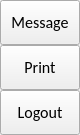
                 <widget class="QFrame" name="extraRightBox">
                  <property name="minimumSize">
                   <size>
                    <width>0</width>
                    <height>0</height>
                   </size>
                  </property>
                  <property name="maximumSize">
                   <size>
                    <width>0</width>
                    <height>16777215</height>
                   </size>
                  </property>
                  <property name="frameShape">
                   <enum>QFrame::NoFrame</enum>
                  </property>
                  <property name="frameShadow">
                   <enum>QFrame::Raised</enum>
                  </property>
                  <layout class="QVBoxLayout" name="verticalLayout_7">
                   <property name="spacing">
                    <number>0</number>
                   </property>
                   <property name="leftMargin">
                    <number>0</number>
                   </property>
                   <property name="topMargin">
                    <number>0</number>
                   </property>
                   <property name="rightMargin">
                    <number>0</number>
                   </property>
                   <property name="bottomMargin">
                    <number>0</number>
                   </property>
                   <item>
                    <widget class="QFrame" name="themeSettingsTopDetail">
                     <property name="maximumSize">
                      <size>
                       <width>16777215</width>
                       <height>3</height>
                      </size>
                     </property>
                     <property name="frameShape">
                      <enum>QFrame::NoFrame</enum>
                     </property>
                     <property name="frameShadow">
                      <enum>QFrame::Raised</enum>
                     </property>
                    </widget>
                   </item>
                   <item>
                    <widget class="QFrame" name="contentSettings">
                     <property name="frameShape">
                      <enum>QFrame::NoFrame</enum>
                     </property>
                     <property name="frameShadow">
                      <enum>QFrame::Raised</enum>
                     </property>
                     <layout class="QVBoxLayout" name="verticalLayout_13">
                      <property name="spacing">
                       <number>0</number>
                      </property>
                      <property name="leftMargin">
                       <number>0</number>
                      </property>
                      <property name="topMargin">
                       <number>0</number>
                      </property>
                      <property name="rightMargin">
                       <number>0</number>
                      </property>
                      <property name="bottomMargin">
                       <number>0</number>
                      </property>
                      <item alignment="Qt::AlignTop">
                       <widget class="QFrame" name="topMenus">
                        <property name="frameShape">
                         <enum>QFrame::NoFrame</enum>
                        </property>
                        <property name="frameShadow">
                         <enum>QFrame::Raised</enum>
                        </property>
                        <layout class="QVBoxLayout" name="verticalLayout_14">
                         <property name="spacing">
                          <number>0</number>
                         </property>
                         <property name="leftMargin">
                          <number>0</number>
                         </property>
                         <property name="topMargin">
                          <number>0</number>
                         </property>
                         <property name="rightMargin">
                          <number>0</number>
                         </property>
                         <property name="bottomMargin">
                          <number>0</number>
                         </property>
                         <item>
                          <widget class="QPushButton" name="btn_message">
                           <property name="sizePolicy">
                            <sizepolicy hsizetype="Expanding" vsizetype="Fixed">
                             <horstretch>0</horstretch>
                             <verstretch>0</verstretch>
                            </sizepolicy>
                           </property>
                           <property name="minimumSize">
                            <size>
                             <width>0</width>
                             <height>45</height>
                            </size>
                           </property>
                           <property name="font">
                            <font>
                             <family>Calibri</family>
                             <pointsize>12</pointsize>
                             <weight>50</weight>
                             <italic>false</italic>
                             <bold>false</bold>
                            </font>
                           </property>
                           <property name="cursor">
                            <cursorShape>PointingHandCursor</cursorShape>
                           </property>
                           <property name="layoutDirection">
                            <enum>Qt::LeftToRight</enum>
                           </property>
                           <property name="styleSheet">
                            <string notr="true">background-image: url(:/icons/images/icons/cil-envelope-open.png);</string>
                           </property>
                           <property name="text">
                            <string>Message</string>
                           </property>
                          </widget>
                         </item>
                         <item>
                          <widget class="QPushButton" name="btn_print">
                           <property name="sizePolicy">
                            <sizepolicy hsizetype="Expanding" vsizetype="Fixed">
                             <horstretch>0</horstretch>
                             <verstretch>0</verstretch>
                            </sizepolicy>
                           </property>
                           <property name="minimumSize">
                            <size>
                             <width>0</width>
                             <height>45</height>
                            </size>
                           </property>
                           <property name="font">
                            <font>
                             <family>Calibri</family>
                             <pointsize>12</pointsize>
                             <weight>50</weight>
                             <italic>false</italic>
                             <bold>false</bold>
                            </font>
                           </property>
                           <property name="cursor">
                            <cursorShape>PointingHandCursor</cursorShape>
                           </property>
                           <property name="layoutDirection">
                            <enum>Qt::LeftToRight</enum>
                           </property>
                           <property name="styleSheet">
                            <string notr="true">background-image: url(:/icons/images/icons/cil-print.png);</string>
                           </property>
                           <property name="text">
                            <string>Print</string>
                           </property>
                          </widget>
                         </item>
                         <item>
                          <widget class="QPushButton" name="btn_logout">
                           <property name="sizePolicy">
                            <sizepolicy hsizetype="Expanding" vsizetype="Fixed">
                             <horstretch>0</horstretch>
                             <verstretch>0</verstretch>
                            </sizepolicy>
                           </property>
                           <property name="minimumSize">
                            <size>
                             <width>0</width>
                             <height>45</height>
                            </size>
                           </property>
                           <property name="font">
                            <font>
                             <family>Calibri</family>
                             <pointsize>12</pointsize>
                             <weight>50</weight>
                             <italic>false</italic>
                             <bold>false</bold>
                            </font>
                           </property>
                           <property name="cursor">
                            <cursorShape>PointingHandCursor</cursorShape>
                           </property>
                           <property name="layoutDirection">
                            <enum>Qt::LeftToRight</enum>
                           </property>
                           <property name="styleSheet">
                            <string notr="true">background-image: url(:/icons/images/icons/cil-account-logout.png);</string>
                           </property>
                           <property name="text">
                            <string>Logout</string>
                           </property>
                          </widget>
                         </item>
                        </layout>
                       </widget>
                      </item>
                     </layout>
                    </widget>
                   </item>
                  </layout>
                 </widget>
